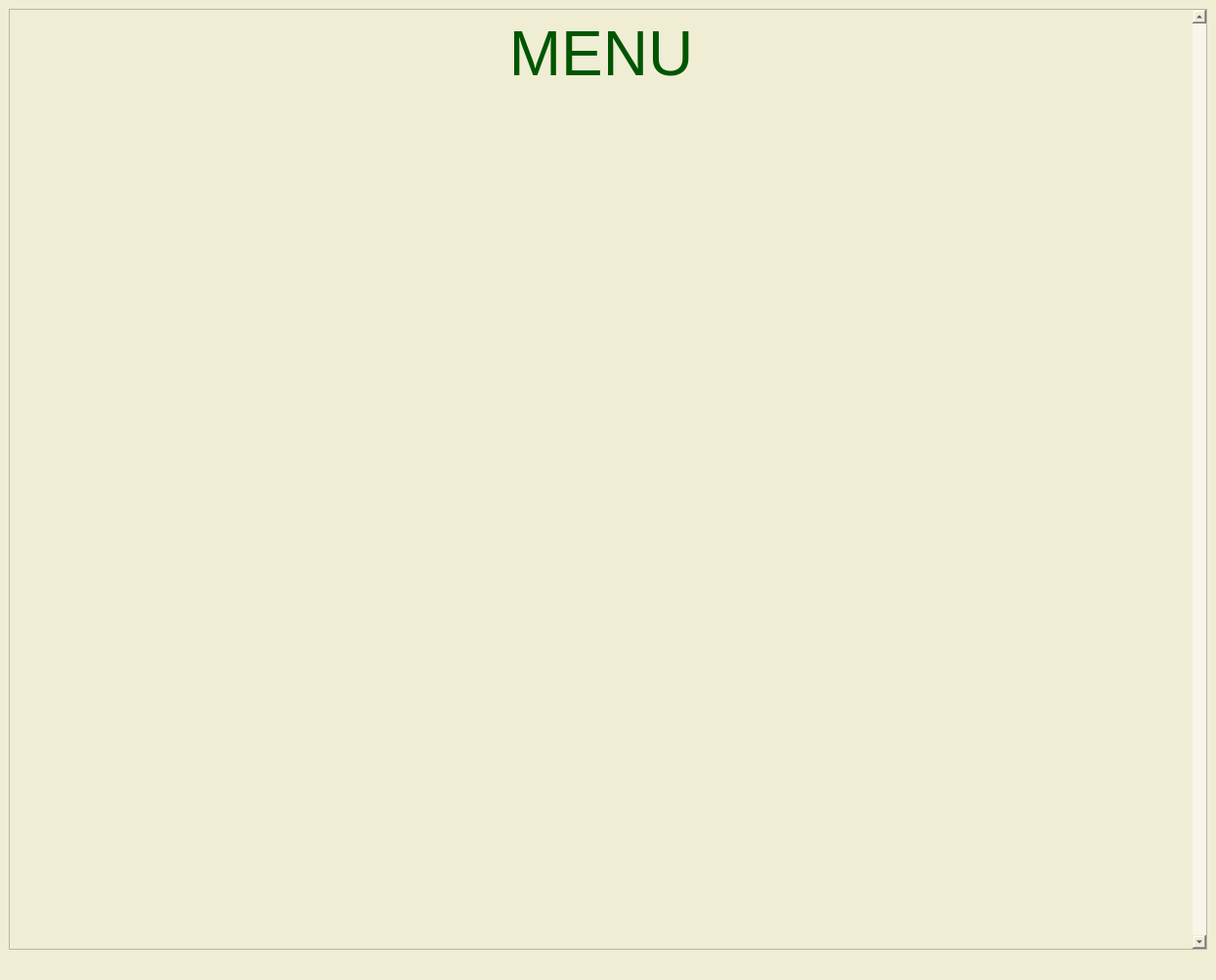
<?xml version="1.0" encoding="UTF-8"?>
<ui version="4.0">
 <class>MainWindow</class>
 <widget class="QMainWindow" name="MainWindow">
  <property name="geometry">
   <rect>
    <x>0</x>
    <y>0</y>
    <width>1244</width>
    <height>1003</height>
   </rect>
  </property>
  <property name="windowTitle">
   <string>MainWindow</string>
  </property>
  <property name="styleSheet">
   <string notr="true">background-color: rgb(240, 237, 213);</string>
  </property>
  <widget class="QWidget" name="centralwidget">
   <layout class="QVBoxLayout" name="verticalLayout">
    <item>
     <widget class="QScrollArea" name="scrollArea">
      <property name="verticalScrollBarPolicy">
       <enum>Qt::ScrollBarAlwaysOn</enum>
      </property>
      <property name="widgetResizable">
       <bool>true</bool>
      </property>
      <widget class="QWidget" name="scrollAreaWidgetContents">
       <property name="geometry">
        <rect>
         <x>0</x>
         <y>-1011</y>
         <width>1199</width>
         <height>10302</height>
        </rect>
       </property>
       <layout class="QVBoxLayout" name="verticalLayout_3">
        <item>
         <layout class="QVBoxLayout" name="verticalLayout_2">
          <item>
           <widget class="QLabel" name="label">
            <property name="styleSheet">
             <string notr="true">background-color: rgb(240, 237, 213);</string>
            </property>
            <property name="text">
             <string>&lt;html&gt;&lt;head/&gt;&lt;body&gt;&lt;p align=&quot;center&quot;&gt;&lt;span style=&quot; font-size:48pt; color:#005500;&quot;&gt;MENU&lt;/span&gt;&lt;/p&gt;&lt;/body&gt;&lt;/html&gt;</string>
            </property>
           </widget>
          </item>
          <item>
           <widget class="QLabel" name="label_2">
            <property name="styleSheet">
             <string notr="true">background-color: rgb(240, 237, 213);</string>
            </property>
            <property name="text">
             <string/>
            </property>
            <property name="pixmap">
             <pixmap>C:\Users\nguye\PycharmProjects\ktlt_final\GIAODIENMENU\image\Screenshot 2025-03-18 111413.png</pixmap>
            </property>
            <property name="scaledContents">
             <bool>true</bool>
            </property>
           </widget>
          </item>
          <item>
           <widget class="QLabel" name="label_3">
            <property name="text">
             <string/>
            </property>
            <property name="pixmap">
             <pixmap>C:\Users\nguye\PycharmProjects\ktlt_final\GIAODIENMENU\image\Screenshot 2025-03-18 111446.png</pixmap>
            </property>
            <property name="scaledContents">
             <bool>true</bool>
            </property>
           </widget>
          </item>
          <item>
           <widget class="QLabel" name="label_4">
            <property name="text">
             <string/>
            </property>
            <property name="pixmap">
             <pixmap>C:\Users\nguye\PycharmProjects\ktlt_final\GIAODIENMENU\image\Screenshot 2025-03-18 111457.png</pixmap>
            </property>
            <property name="scaledContents">
             <bool>true</bool>
            </property>
           </widget>
          </item>
          <item>
           <widget class="QLabel" name="label_5">
            <property name="text">
             <string/>
            </property>
            <property name="pixmap">
             <pixmap>C:\Users\nguye\PycharmProjects\ktlt_final\GIAODIENMENU\image\Screenshot 2025-03-18 111513.png</pixmap>
            </property>
            <property name="scaledContents">
             <bool>true</bool>
            </property>
           </widget>
          </item>
          <item>
           <widget class="QLabel" name="label_6">
            <property name="text">
             <string/>
            </property>
            <property name="pixmap">
             <pixmap>C:\Users\nguye\PycharmProjects\ktlt_final\GIAODIENMENU\image\Screenshot 2025-03-18 111529.png</pixmap>
            </property>
            <property name="scaledContents">
             <bool>true</bool>
            </property>
           </widget>
          </item>
          <item>
           <widget class="QLabel" name="label_7">
            <property name="text">
             <string/>
            </property>
            <property name="pixmap">
             <pixmap>C:\Users\nguye\PycharmProjects\ktlt_final\GIAODIENMENU\image\Screenshot 2025-03-18 111540.png</pixmap>
            </property>
            <property name="scaledContents">
             <bool>true</bool>
            </property>
           </widget>
          </item>
          <item>
           <widget class="QLabel" name="label_8">
            <property name="text">
             <string/>
            </property>
            <property name="pixmap">
             <pixmap>C:\Users\nguye\PycharmProjects\ktlt_final\GIAODIENMENU\image\Screenshot 2025-03-18 111555.png</pixmap>
            </property>
            <property name="scaledContents">
             <bool>true</bool>
            </property>
           </widget>
          </item>
          <item>
           <widget class="QLabel" name="label_9">
            <property name="text">
             <string/>
            </property>
            <property name="pixmap">
             <pixmap>C:\Users\nguye\PycharmProjects\ktlt_final\GIAODIENMENU\image\Screenshot 2025-03-18 111605.png</pixmap>
            </property>
            <property name="scaledContents">
             <bool>true</bool>
            </property>
           </widget>
          </item>
          <item>
           <widget class="QLabel" name="label_10">
            <property name="text">
             <string/>
            </property>
            <property name="pixmap">
             <pixmap>C:\Users\nguye\PycharmProjects\ktlt_final\GIAODIENMENU\image\Screenshot 2025-03-18 111617.png</pixmap>
            </property>
            <property name="scaledContents">
             <bool>true</bool>
            </property>
           </widget>
          </item>
          <item>
           <widget class="QLabel" name="label_11">
            <property name="text">
             <string/>
            </property>
            <property name="pixmap">
             <pixmap>C:\Users\nguye\PycharmProjects\ktlt_final\GIAODIENMENU\image\Screenshot 2025-03-18 111631.png</pixmap>
            </property>
            <property name="scaledContents">
             <bool>true</bool>
            </property>
           </widget>
          </item>
          <item>
           <widget class="QLabel" name="label_12">
            <property name="text">
             <string/>
            </property>
            <property name="pixmap">
             <pixmap>C:\Users\nguye\PycharmProjects\ktlt_final\GIAODIENMENU\image\Screenshot 2025-03-18 111640.png</pixmap>
            </property>
            <property name="scaledContents">
             <bool>true</bool>
            </property>
           </widget>
          </item>
          <item>
           <widget class="QLabel" name="label_13">
            <property name="text">
             <string/>
            </property>
            <property name="pixmap">
             <pixmap>C:\Users\nguye\PycharmProjects\ktlt_final\GIAODIENMENU\image\Screenshot 2025-03-18 111651.png</pixmap>
            </property>
            <property name="scaledContents">
             <bool>true</bool>
            </property>
           </widget>
          </item>
         </layout>
        </item>
       </layout>
      </widget>
     </widget>
    </item>
   </layout>
  </widget>
  <widget class="QMenuBar" name="menubar">
   <property name="geometry">
    <rect>
     <x>0</x>
     <y>0</y>
     <width>1244</width>
     <height>26</height>
    </rect>
   </property>
  </widget>
  <widget class="QStatusBar" name="statusbar"/>
 </widget>
 <resources/>
 <connections/>
</ui>
